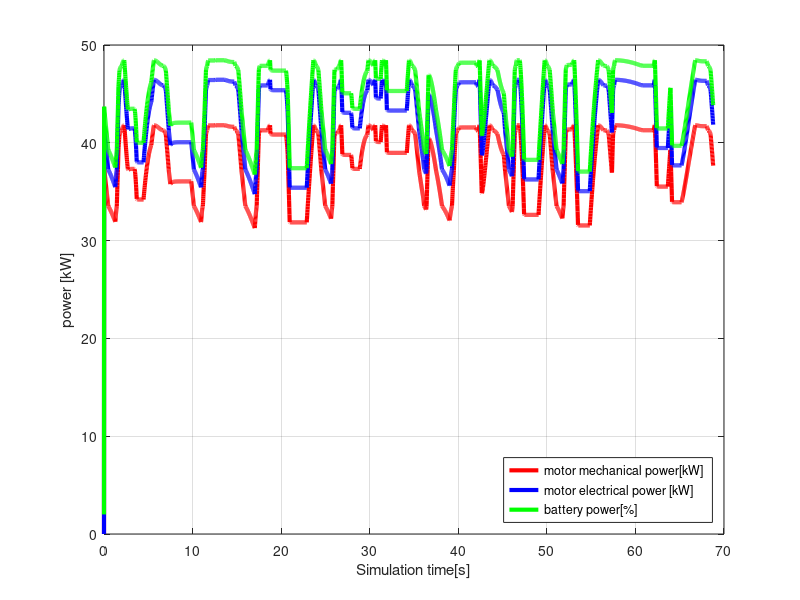
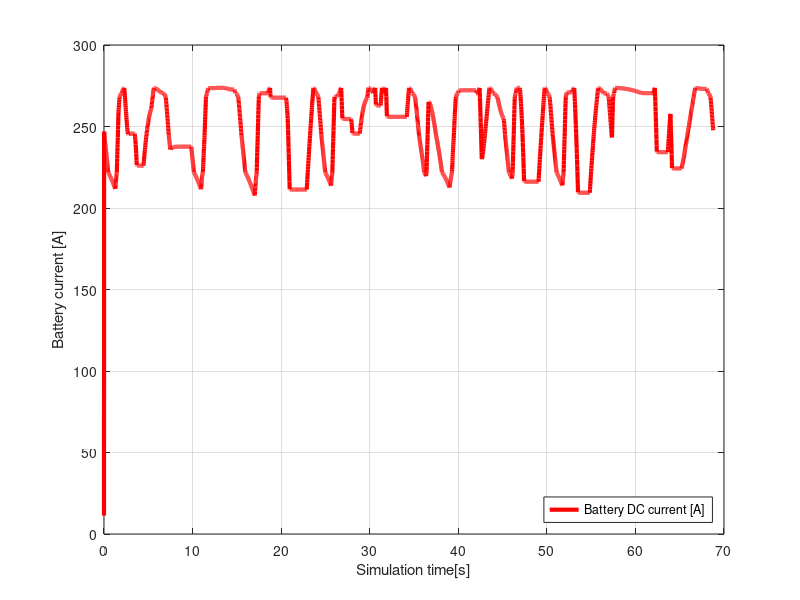

These charts were generated, in order, by the following MATLAB code:
%% Visualise data
% Michal Podhradsky, 2014
% Optionally for nicer saved plots use:
% export_fig test.png -m2.5 -transparent
clear all;
close all;
clc;

%% Load 
load('endurance-ev-remy-200V.mat')

%% Power calculations
pw = power*0.735; % motor power in kW
%pw = pw*1000; % motor power in W

motor_eff = 0.9; % 90% efficiency
Pme = pw/motor_eff;

Pb = Pme + 2; % in kW

Vdc = 177; % V nominal
Ib = Pb / Vdc * 1000;

%% Integrate current
totalcur = 0;
for k=2:length(elapsedTime)
    dT = elapsedTime(k) - elapsedTime(k-1);
    if throttlePosition(k) > 10
        totalcur = totalcur + Ib(k)*dT;
    end
end

%% Plot
figure;
plot(elapsedTime, pw, 'r-','LineWidth',3);
grid on;
hold on
plot(elapsedTime, Pme, 'b-','LineWidth',3);
plot(elapsedTime, Pb, 'g-','LineWidth',3);
xlabel('Simulation time[s]')
ylabel('power [kW]')
legend('motor mechanical power[kW]','motor electrical power [kW]','battery power[%]','Location','SouthEast')

figure;
plot(elapsedTime, Ib, 'r-','LineWidth',3);
grid on;
hold on
xlabel('Simulation time[s]')
ylabel('Battery current [A]')
legend('Battery DC current [A]','Location','SouthEast')  

totalcur
avg_cur = totalcur/elapsedTime(end)
capacity = 32; % Ah
endurance = capacity / avg_cur * 60 % min